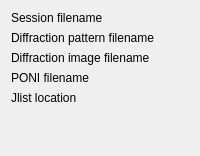
      <widget class="QWidget" name="mpltab_Files">
       <attribute name="title">
        <string>Files</string>
       </attribute>
       <layout class="QVBoxLayout" name="verticalLayout_14">
        <item>
         <widget class="QLabel" name="mpllabel_SessionFileName">
          <property name="text">
           <string>Session filename</string>
          </property>
         </widget>
        </item>
        <item>
         <widget class="QLabel" name="mpllabel_DiffractionPatternFileName">
          <property name="text">
           <string>Diffraction pattern filename</string>
          </property>
         </widget>
        </item>
        <item>
         <widget class="QLabel" name="mpllabel_DiffractionImageFilename">
          <property name="text">
           <string>Diffraction image filename</string>
          </property>
         </widget>
        </item>
        <item>
         <widget class="QLabel" name="mpllabel_PONI">
          <property name="text">
           <string>PONI filename</string>
          </property>
         </widget>
        </item>
        <item>
         <widget class="QLabel" name="mpllabel_Jlist">
          <property name="text">
           <string>Jlist location</string>
          </property>
         </widget>
        </item>
        <item>
         <spacer name="verticalSpacer_8">
          <property name="orientation">
           <enum>Qt::Vertical</enum>
          </property>
          <property name="sizeHint" stdset="0">
           <size>
            <width>20</width>
            <height>40</height>
           </size>
          </property>
         </spacer>
        </item>
       </layout>
      </widget>
